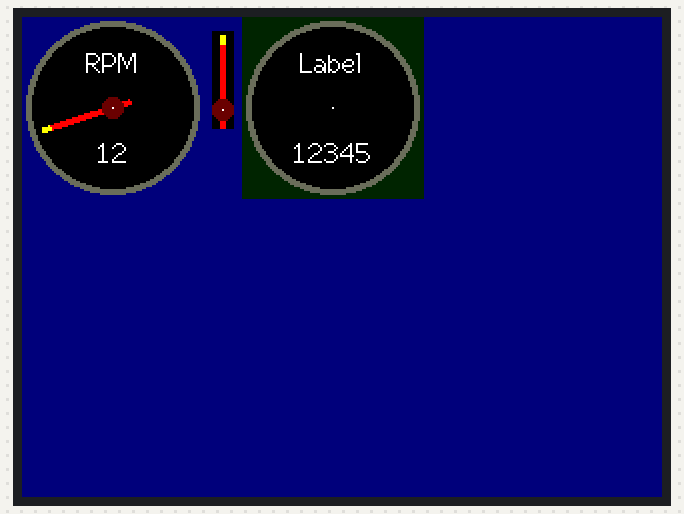
Bench run of a sketch on a simulated ESP32. On the bench: 320×240 colour display.

Above: at 0.67 s.
At 5.5 s:
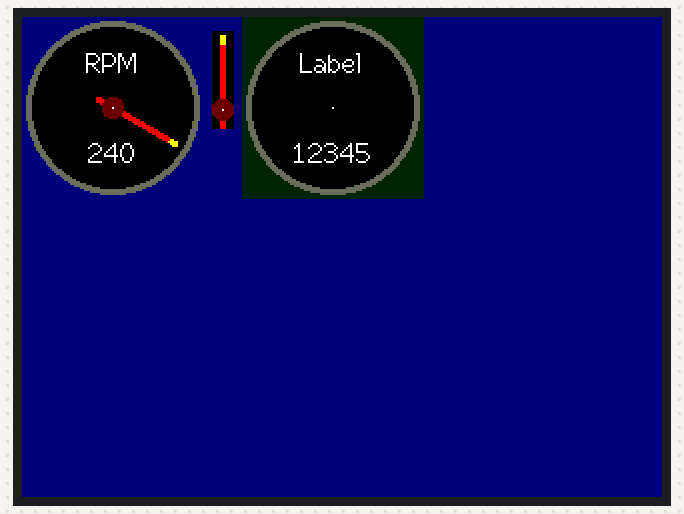
At 8.92 s:
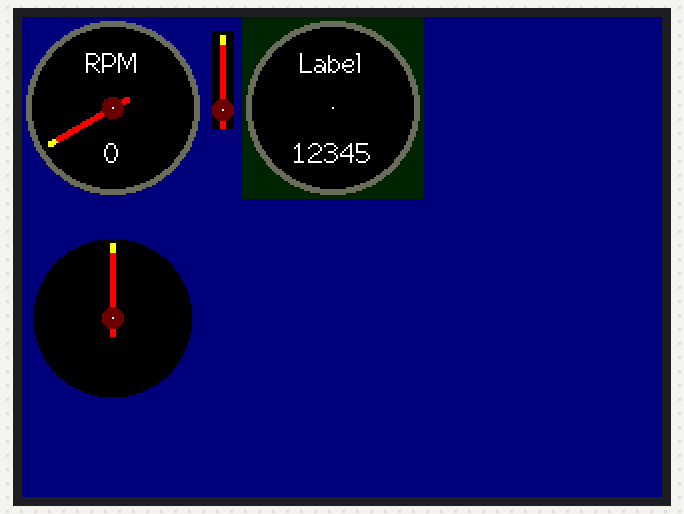
At 13.45 s:
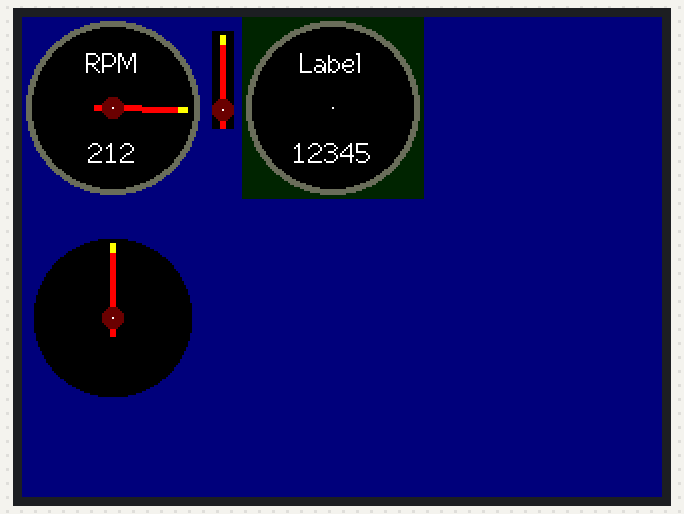
At 18.17 s:
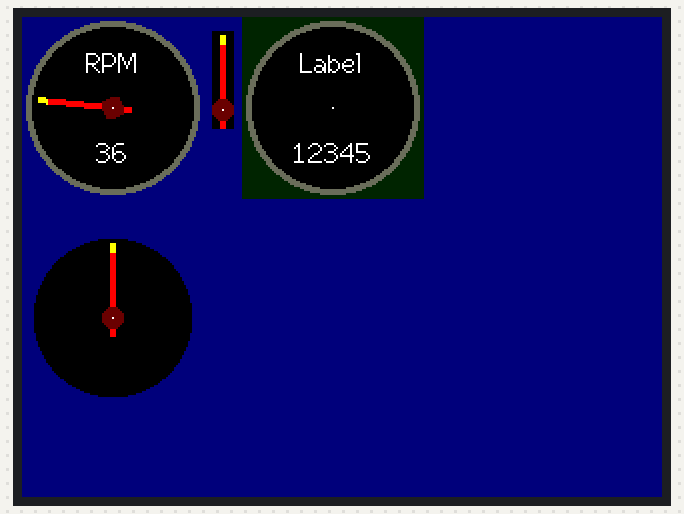
At 31.0 s:
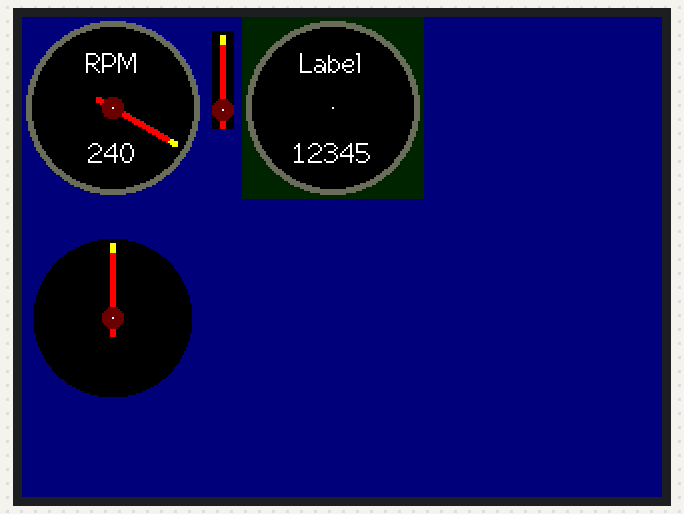

Measured:
- what the display in image 1 shows lasts 1.1 s, from 5.4 s to 6.5 s

The sketch:

Rotated_Sprite_2.ino
```cpp
// This example plots a rotated Sprite into another Sprite and then the resultant composited
// Sprite is pushed to the TFT screen. This example is for a 240 x 320 screen.

// The motivation for developing this capability is that animated dials can be drawn easily
// and the complex calculations involved are handled by the TFT_eSPI library. To create a dial
// with a moving needle a graphic of a meter needle is plotted at a specified angle into another
// Sprite that contains the dial face. When the needle Sprite is pushed to the dial Sprite the
// plotting ensures two pivot points for each Sprite coincide with pixel level accuracy.

// Two rotation pivot points must be set, one for the first Sprite and one for the second
// Sprite using setPivot(). These pivot points do not need to be within the Sprite boundaries.

// In this example a needle graphic is also be plotted direct to a defined TFT pivot point.

// The rotation angle is in degrees, an angle of 0 means no Sprite rotation.

// The pushRotated() function works with 1, 8 and 16 bit per pixel (bpp) Sprites.

// For 1 bpp Sprites the foreground and background colours are defined with the
// member function setBitmapColor(foregroundColor, backgroundColor).

// Created by Bodmer 6/1/19 as an example to the TFT_eSPI library:
// https://github.com/Bodmer/TFT_eSPI

#include <TFT_eSPI.h>

TFT_eSPI tft = TFT_eSPI();

TFT_eSprite dial   = TFT_eSprite(&tft); // Sprite object for dial
TFT_eSprite needle = TFT_eSprite(&tft); // Sprite object for needle

uint32_t startMillis;

int16_t angle = 0;

// =======================================================================================
// Setup
// =======================================================================================

void setup()   {
  Serial.begin(250000); // Debug only

  tft.begin();
  tft.setRotation(1);

  // Clear TFT screen
  tft.fillScreen(TFT_NAVY);

  // Create the dial Sprite and dial (this temporarily hijacks the use of the needle Sprite)
  createDialScale(-120, 120, 30);   // create scale (start angle, end angle, increment angle)
  drawEmptyDial("Label", 12345);    // draw the centre of dial in the Sprite

  dial.pushSprite(110, 0);          // push a copy of the dial to the screen so we can see it

  // Create the needle Sprite
  createNeedle();                // draw the needle graphic
  needle.pushSprite(95, 7);    // push a copy of the needle to the screen so we can see it
}

// =======================================================================================
// Loop
// =======================================================================================

void loop() {

  // Push the needle sprite to the dial Sprite at different angles and then push the dial to the screen
  // Use angle increments in range 1 to 6 for smoother or faster movement
  for (int16_t angle = -120; angle <= 120; angle += 2) {
    plotDial(0, 0, angle, "RPM", angle + 120);
    delay(25);
    yield(); // Avoid a watchdog time-out
  }

  delay(1000);  // Pause

  // Update the dial Sprite with decreasing angle and plot to screen at 0,0, no delay
  for (int16_t angle = 120; angle >= -120; angle -= 2) {
    plotDial(0, 0, angle, "RPM", angle + 120);
    yield(); // Avoid a watchdog time-out
  }

  // Now show plotting of the rotated needle direct to the TFT
  tft.setPivot(45, 150); // Set the TFT pivot point that the needle will rotate around

  // The needle graphic has a black border so if the angle increment is small
  // (6 degrees or less in this case) it wipes the last needle position when
  // it is rotated and hence it clears the swept area to black
  for (int16_t angle = 0; angle <= 360; angle += 5)
  {
    needle.pushRotated(angle); // Plot direct to TFT at specified angle
    yield();                   // Avoid a watchdog time-out
  }
}

// =======================================================================================
// Create the dial sprite, the dial outer and place scale markers
// =======================================================================================

void createDialScale(int16_t start_angle, int16_t end_angle, int16_t increment)
{
  // Create the dial Sprite
  dial.setColorDepth(8);       // Size is odd (i.e. 91) so there is a centre pixel at 45,45
  dial.createSprite(91, 91);   // 8bpp requires 91 * 91 = 8281 bytes
  dial.setPivot(45, 45);       // set pivot in middle of dial Sprite

  // Draw dial outline
  dial.fillSprite(TFT_TRANSPARENT);           // Fill with transparent colour
  dial.fillCircle(45, 45, 43, TFT_DARKGREY);  // Draw dial outer

  // Hijack the use of the needle Sprite since that has not been used yet!
  needle.createSprite(3, 3);     // 3 pixels wide, 3 high
  needle.fillSprite(TFT_WHITE);  // Fill with white
  needle.setPivot(1, 43);        //  Set pivot point x to the Sprite centre and y to marker radius

  for (int16_t angle = start_angle; angle <= end_angle; angle += increment) {
    needle.pushRotated(&dial, angle); // Sprite is used to make scale markers
    yield(); // Avoid a watchdog time-out
  }

  needle.deleteSprite(); // Delete the hijacked Sprite
}


// =======================================================================================
// Add the empty dial face with label and value
// =======================================================================================

void drawEmptyDial(String label, int16_t val)
{
  // Draw black face
  dial.fillCircle(45, 45, 40, TFT_BLACK);
  dial.drawPixel(45, 45, TFT_WHITE);        // For demo only, mark pivot point with a while pixel

  dial.setTextDatum(TC_DATUM);              // Draw dial text
  dial.drawString(label, 45, 15, 2);
  dial.drawNumber(val, 45, 60, 2);
}

// =======================================================================================
// Update the dial and plot to screen with needle at defined angle
// =======================================================================================

void plotDial(int16_t x, int16_t y, int16_t angle, String label, uint16_t val)
{
  // Draw the blank dial in the Sprite, add label and number
  drawEmptyDial(label, val);

  // Push a rotated needle Sprite to the dial Sprite, with black as transparent colour
  needle.pushRotated(&dial, angle, TFT_BLACK); // dial is the destination Sprite

  // Push the resultant dial Sprite to the screen, with transparent colour
  dial.pushSprite(x, y, TFT_TRANSPARENT);
}

// =======================================================================================
// Create the needle Sprite and the image of the needle
// =======================================================================================

void createNeedle(void)
{
  needle.setColorDepth(8);
  needle.createSprite(11, 49); // create the needle Sprite 11 pixels wide by 49 high

  needle.fillSprite(TFT_BLACK);          // Fill with black

  // Define needle pivot point
  uint16_t piv_x = needle.width() / 2;   // x pivot of Sprite (middle)
  uint16_t piv_y = needle.height() - 10; // y pivot of Sprite (10 pixels from bottom)
  needle.setPivot(piv_x, piv_y);         // Set pivot point in this Sprite

  // Draw the red needle with a yellow tip
  // Keep needle tip 1 pixel inside dial circle to avoid leaving stray pixels
  needle.fillRect(piv_x - 1, 2, 3, piv_y + 8, TFT_RED);
  needle.fillRect(piv_x - 1, 2, 3, 5, TFT_YELLOW);

  // Draw needle centre boss
  needle.fillCircle(piv_x, piv_y, 5, TFT_MAROON);
  needle.drawPixel( piv_x, piv_y, TFT_WHITE);     // Mark needle pivot point with a white pixel
}

// =======================================================================================
```
